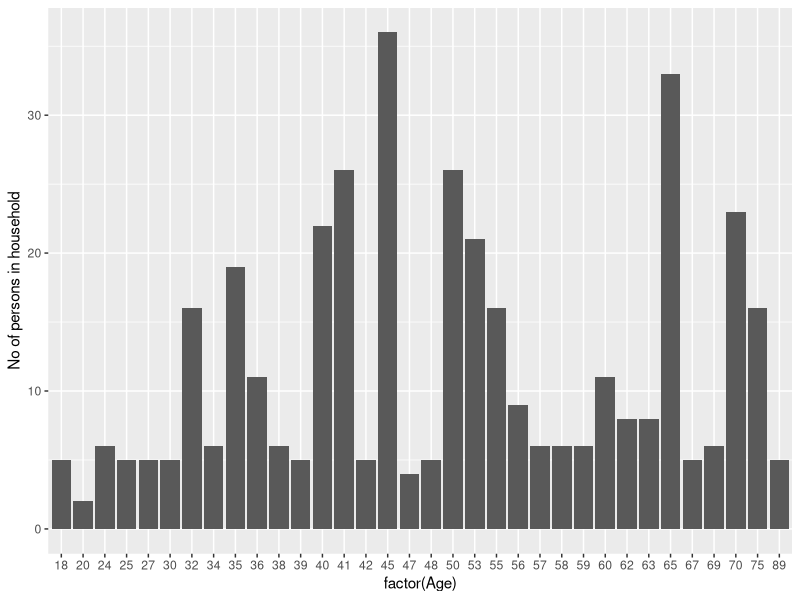

The R script that drew this image:
library(tidyverse)
library(readxl)

dat <- read_excel(path = 'Data/Copy of Questionnaire.xlsx')




dat %>% ggplot(mapping = aes(x = factor(Age),y = `No of persons in household`))+geom_col()



dat2 <- dat %>% mutate(Age=case_when(Age%in%c(18:45)~'18-45',Age%in%c(46:70)~'46-70',TRUE~'47-89'))


View(dat2)

